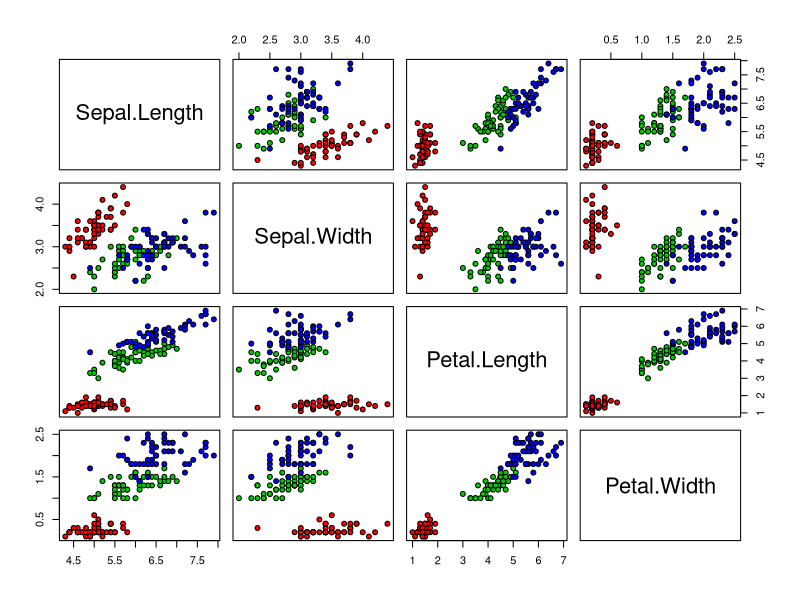
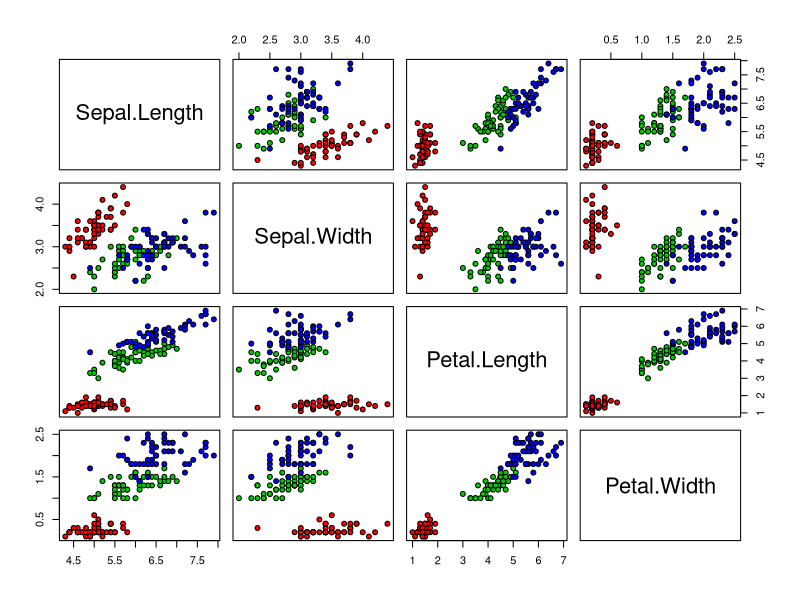

Generate these figures, in order, with R:
## ---- chunk 1
swjpg <- system.file('examples', 'sw.jpg', package = 'rmdshower')
scifi <- system.file('examples', 'scifi.jpg', package = 'rmdshower')
## ---- chunk 2
par(mar = c(5, 4, 1, 2) + 0.1)
pairs(iris[1:4], pch = 21,
      bg = c("red", "green3", "blue")[unclass(iris$Species)])
## ---- chunk 3
par(mar = c(5, 4, 1, 2) + 0.1)
pairs(iris[1:4], pch = 21,
      bg = c("red", "green3", "blue")[unclass(iris$Species)])
